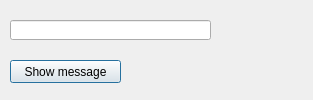
<?xml version="1.0" encoding="UTF-8"?>
<ui version="4.0">
 <class>Dialog</class>
 <widget class="QDialog" name="Dialog">
  <property name="geometry">
   <rect>
    <x>0</x>
    <y>0</y>
    <width>313</width>
    <height>100</height>
   </rect>
  </property>
  <property name="windowTitle">
   <string>Dialog</string>
  </property>
  <widget class="QLineEdit" name="lineEdit">
   <property name="geometry">
    <rect>
     <x>10</x>
     <y>20</y>
     <width>201</width>
     <height>20</height>
    </rect>
   </property>
  </widget>
  <widget class="QPushButton" name="pushButton">
   <property name="geometry">
    <rect>
     <x>10</x>
     <y>60</y>
     <width>111</width>
     <height>23</height>
    </rect>
   </property>
   <property name="text">
    <string>Show message</string>
   </property>
  </widget>
 </widget>
 <resources/>
 <connections/>
</ui>
